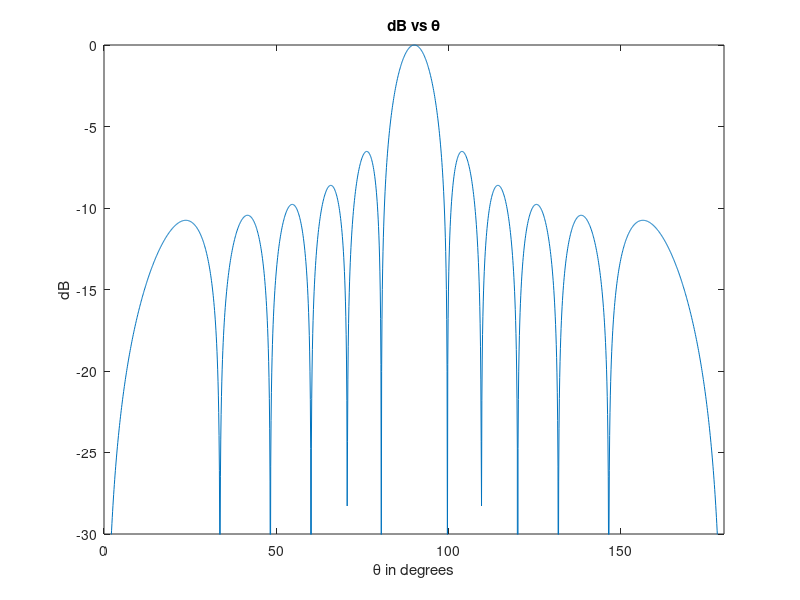

The MATLAB script that drew this image:
% ECE 484 TAKE-HOME PROJECT
% NICOLAS FAJARDO AND JOHN GENTRY

clc
clear

% Define number of elements in the array
%%%%%%%%%%%%%%%%%%%%%%%%%%%%%%%%%%%%%%%%%%%%%%%%%%%%%%%%%%%%%%%%%%%%%%
N = 12;
if ( mod(N,2) ~= 0 )
    disp('Error. N must be even')
    return;
end
%%%%%%%%%%%%%%%%%%%%%%%%%%%%%%%%%%%%%%%%%%%%%%%%%%%%%%%%%%%%%%%%%%%%%%


% Define the array spacing
% NOTE: in terms of lambda (ie: 0.5 = lambda/2)
d = 0.5;                    


% Define PSI for the array factor calculation
PSI = 2*pi*d;


% Initialize vector for array factor data
AF = zeros(1,1801);

% Defining length of vectors
theta = 0:.1:180;
theta_deg = 0:.1:180;




% Summation of exponentials
%%%%%%%%%%%%%%%%%%%%%%%%%%%%%%%%%%%%%%%%%%%%%%%%%%%%%%%%%%%%%%%%%%%%%%
for i = 1:length(theta)-1;
    for n = 1:N
        AF(1,i+1) = AF(1,i+1) + exp(1i*(n-1)*PSI*cosd(theta(i)));
    end
end
%%%%%%%%%%%%%%%%%%%%%%%%%%%%%%%%%%%%%%%%%%%%%%%%%%%%%%%%%%%%%%%%%%%%%%




% Calculation of maximum value for array factor and its value, as well as
% calculation of normalized array factor array and normalized dB A.F.
%%%%%%%%%%%%%%%%%%%%%%%%%%%%%%%%%%%%%%%%%%%%%%%%%%%%%%%%%%%%%%%%%%%%%%
[AF_max,AF_index] = max(abs(AF));

AF_norm = AF(1,:)./AF_max(1);
AF_norm_dB = 10.*log10(abs(AF_norm));
%%%%%%%%%%%%%%%%%%%%%%%%%%%%%%%%%%%%%%%%%%%%%%%%%%%%%%%%%%%%%%%%%%%%%%




% The following prints the normalized plot of the array factor
%%%%%%%%%%%%%%%%%%%%%%%%%%%%%%%%%%%%%%%%%%%%%%%%%%%%%%%%%%%%%%%%%%%%%%
% figure
% plot(0:1:180,abs(AF_norm));
% title('Normalized')
% hold on
%%%%%%%%%%%%%%%%%%%%%%%%%%%%%%%%%%%%%%%%%%%%%%%%%%%%%%%%%%%%%%%%%%%%%%




% The following prints the dB plot of the normalized array factor
%%%%%%%%%%%%%%%%%%%%%%%%%%%%%%%%%%%%%%%%%%%%%%%%%%%%%%%%%%%%%%%%%%%%%%
figure
plot(theta,AF_norm_dB);
title('dB vs \theta')
xlabel('\theta in degrees')
ylabel('dB')
axis([0 180 -30 0])
hold off
%%%%%%%%%%%%%%%%%%%%%%%%%%%%%%%%%%%%%%%%%%%%%%%%%%%%%%%%%%%%%%%%%%%%%%




% DEFINE NULL AND LOBE DATA
%%%%%%%%%%%%%%%%%%%%%%%%%%%%%%%%%%%%%%%%%%%%%%%%%%%%%%%%%%%%%%%%%%%%%%
% Change these values based on the graphical analysis. By changing these
% values properly, the program will be able to calculate the peaks using
% the following algorithm

nulls = N/2;                              % number of nulls on one side of peak
lobes = nulls;                            % number of lobes on one side of peak

% END NULL AND LOBE DATA
%%%%%%%%%%%%%%%%%%%%%%%%%%%%%%%%%%%%%%%%%%%%%%%%%%%%%%%%%%%%%%%%%%%%%%




% INTIIALIZE VALUES TO BE USED IN LOOP CALCULATION 
%%%%%%%%%%%%%%%%%%%%%%%%%%%%%%%%%%%%%%%%%%%%%%%%%%%%%%%%%%%%%%%%%%%%%%
lobeData = zeros(lobes,2);              % create matrix to store lobe data
numZeros = 0;                           % initialize number of zeros measured
maxU = -100;                            % initialize maximum U measured

zeroIndex = 1;                          % initialize the index of first zero
%%%%%%%%%%%%%%%%%%%%%%%%%%%%%%%%%%%%%%%%%%%%%%%%%%%%%%%%%%%%%%%%%%%%%%




% The following loop calculates the maximum value between two nulls (or
% the start and the first null), which corresponds to a lobe. The algorithm
% finds a null my measuring if a point is the lower than the two
% neighboring points. Once a null is found, the lobeData matrix is updated
% with the measured values for the previous lobe.
%%%%%%%%%%%%%%%%%%%%%%%%%%%%%%%%%%%%%%%%%%%%%%%%%%%%%%%%%%%%%%%%%%%%%%
for j = 1:lobes
    i = zeroIndex;
    while (numZeros < nulls)
        currU = AF_norm_dB(i);
        if (currU > maxU)
            maxU = currU;
            maxIndex = i;
        end
        
        if (i > 2 && AF_norm_dB(i-1) > currU && AF_norm_dB(i+1) > currU)
           numZeros = numZeros + 1; 
           zeroIndex = i + 1;
           break;
        end 
        
        if (i == AF_index)   % if we have reached the location of absolute max
            break;
        end
        
        i = i + 1;
    end
    
    lobeData(j,1) = theta(maxIndex);
    lobeData(j,2) = maxU;
    
end
%%%%%%%%%%%%%%%%%%%%%%%%%%%%%%%%%%%%%%%%%%%%%%%%%%%%%%%%%%%%%%%%%%%%%%




% Directivity calculations and outputting
%%%%%%%%%%%%%%%%%%%%%%%%%%%%%%%%%%%%%%%%%%%%%%%%%%%%%%%%%%%%%%%%%%%%%%
data_norm = (AF_norm);
U_sin = data_norm.*(sin(theta_deg.*pi./180));
theta = 0:(pi/1800):pi;
U_s = U_sin(1:1:end);
Q = 2*pi*trapz(theta, U_s);

directivity_dim_plot1 = abs(4 * pi .* (1/Q));
directivity_db_plot1 = abs(10.*log10(directivity_dim_plot1));

fprintf('Directivity Dimensionless = %g\n', directivity_dim_plot1);
fprintf('Directivity dB = %g\n', directivity_db_plot1);
fprintf('\n');
%%%%%%%%%%%%%%%%%%%%%%%%%%%%%%%%%%%%%%%%%%%%%%%%%%%%%%%%%%%%%%%%%%%%%%



% Compute the 3 dB beamwidth from the major lobe
%%%%%%%%%%%%%%%%%%%%%%%%%%%%%%%%%%%%%%%%%%%%%%%%%%%%%%%%%%%%%%%%%%%%%%
halfPower_index = 0;
point = 900;
while(halfPower_index == 0)
    if(AF_norm_dB(point-1) <= -3)
       halfPower_index = 1;
       fprintf('3 dB beamwidth is %g degrees\n', (90-theta_deg(point-1))*2);
    end
    point = point - 1;
end
fprintf('\n');
%%%%%%%%%%%%%%%%%%%%%%%%%%%%%%%%%%%%%%%%%%%%%%%%%%%%%%%%%%%%%%%%%%%%%%




% Printing of sidelobes and their peak relative to the major lobe
%%%%%%%%%%%%%%%%%%%%%%%%%%%%%%%%%%%%%%%%%%%%%%%%%%%%%%%%%%%%%%%%%%%%%%
disp('Angles of the sidelobes on plot 1 (90 degrees is the major lobe):');
disp('        degrees        gain in dB');
for j = 1:1:N/2
   fprintf('\t\t  %g          %g', lobeData(j,1), lobeData(j,2));
   fprintf('\n'); 
end

for j = N/2-1:-1:1
   fprintf('\t\t  %g          %g', 180-lobeData(j,1), lobeData(j,2));
   fprintf('\n'); 
end
%%%%%%%%%%%%%%%%%%%%%%%%%%%%%%%%%%%%%%%%%%%%%%%%%%%%%%%%%%%%%%%%%%%%%%










